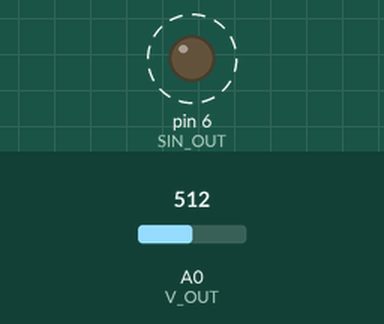
Bench run of a sketch on a simulated Arduino Uno, built with avr-gcc and run on an emulated ATmega328P. Shown: output pins drawn as LEDs (lit = HIGH). Dashed ring = blinking. Inputs (shaded band) come from the test bench; at power-on: A0 (V_OUT) = 512. What the sketch prints to the serial monitor is not drawn.

Above: at 1.2 s.
1.3 s: A0 (V_OUT) set to 0
At 1.6 s:
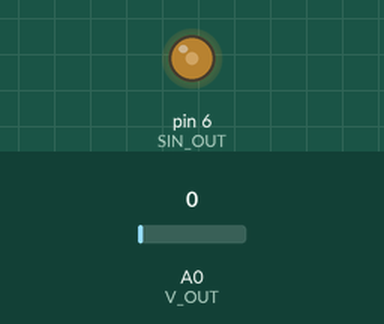
4.3 s: A0 (V_OUT) set to 122
Timing chart, 0 to 45.3 s (numbered marks = the images above; inputs shaded):
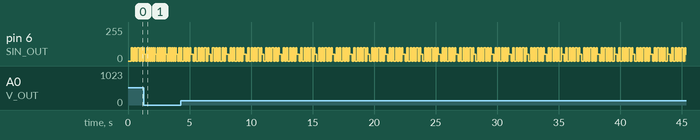

The sketch:

filterRC.ino
```cpp
#define SIN_OUT 6             //sin wave output (PWM)
#define V_OUT A0              //output signal (sin wave)

int f = 10 ;                    //signal's frequency (Hz)
int fs = 500;                 //sampling frequency (Hz)
unsigned int ts = 2;         //sampling time (ms) --> ts=1/fs *1000
int Nsamples = 276;                 //number of samples in a period
int Vout;                     //output voltage to read (sin wave)
unsigned long t;
int sin_pwm;                  // sin values from 0 to 255
int t_d;
unsigned long StartTime;

void setup() {
  pinMode(V_OUT, INPUT);
  Serial.begin(9600);
}

void loop() {
  for (int n = 0; n < Nsamples; n++){
    t_d = 1000 / (f * ts);
    sin_pwm = 50 * sin( n * (2*PI) / t_d ) + 50;    //generate sin signal (from 0 to 254)
    analogWrite(SIN_OUT, sin_pwm);   //write the analog values of sin wave
    Vout = analogRead(V_OUT);        //read signal on pin A1 (sin wave)
    if (n == 0) {StartTime=micros();}  //start to count time when the cycle start
    t = micros()-StartTime;
    //Serial.print(t);
    //Serial.print("x");
    Serial.println(Vout);
    //delay(ts);                       //wait before taking the next sample (ms)
  }
  //delay(1000);
  Serial.flush();
}
```

Measured:
- by itself, pin 6 (SIN_OUT): repeats every 1.4 s: 2 × (99/255 0.13 s, 0/255 0.13 s), 99/255 0.07 s, 50/255 0.19 s, 2 × (0/255 0.13 s, 99/255 0.13 s), 0/255 0.13 s
